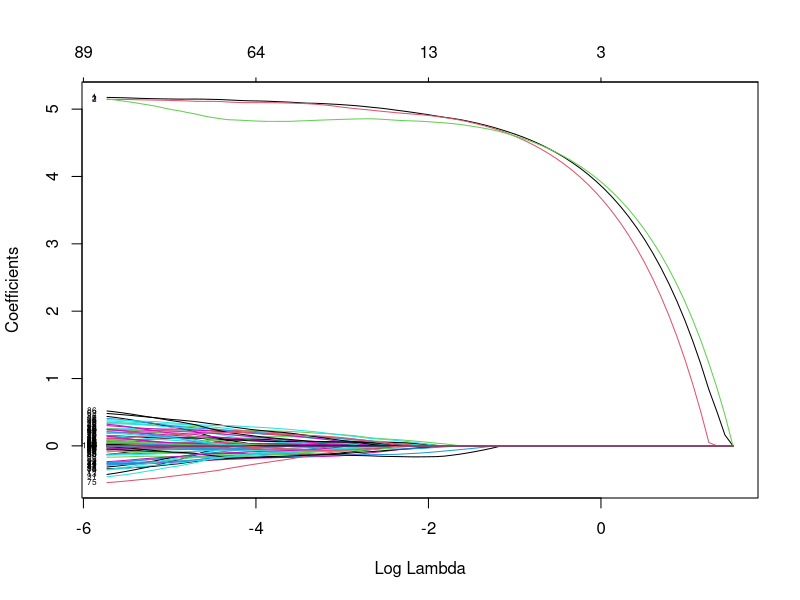
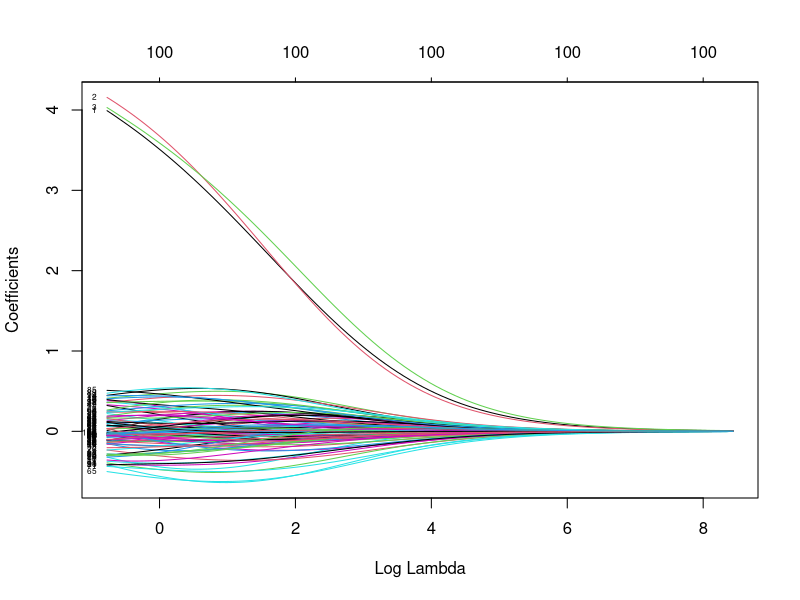
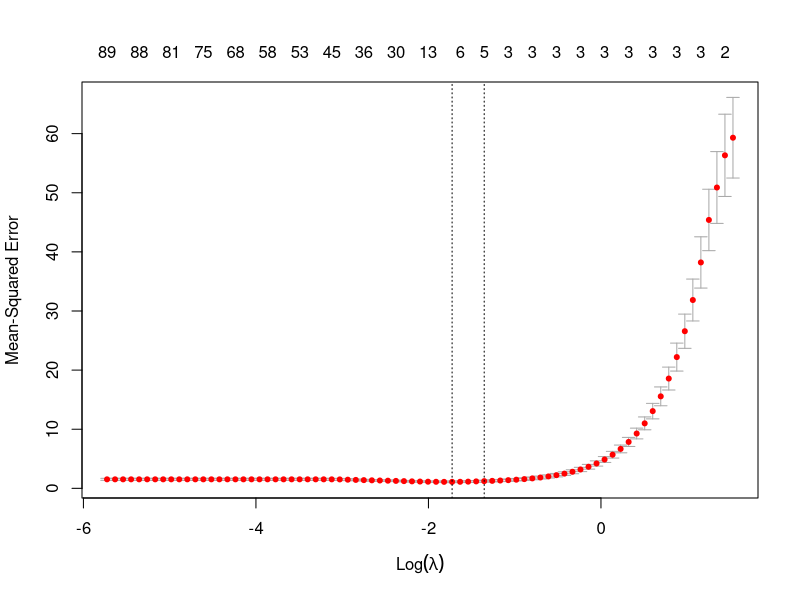
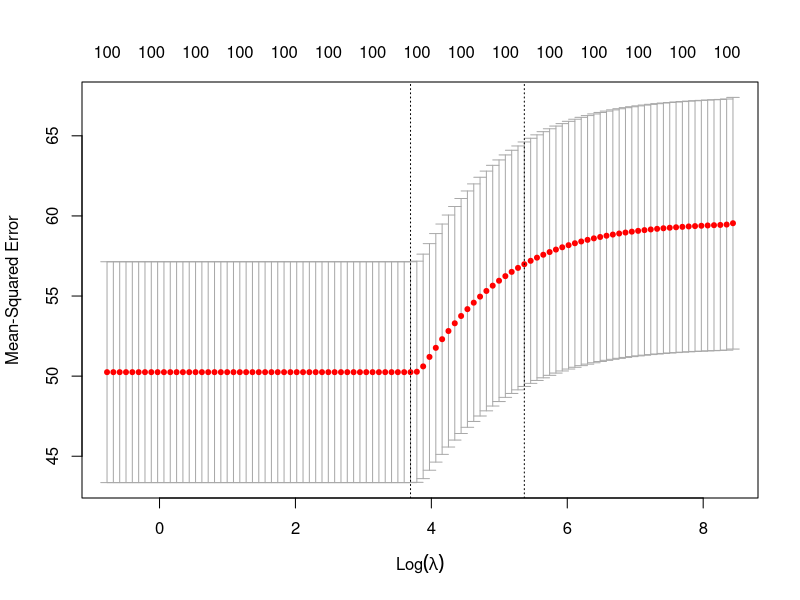
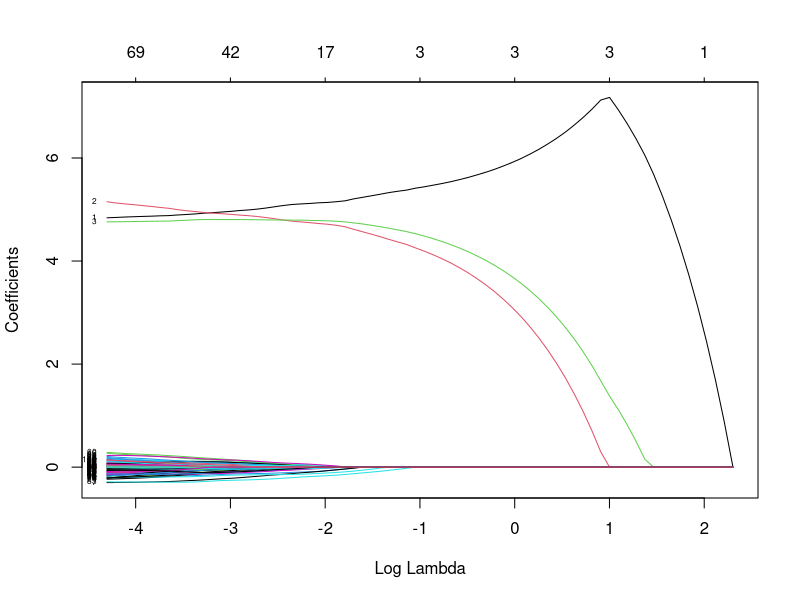
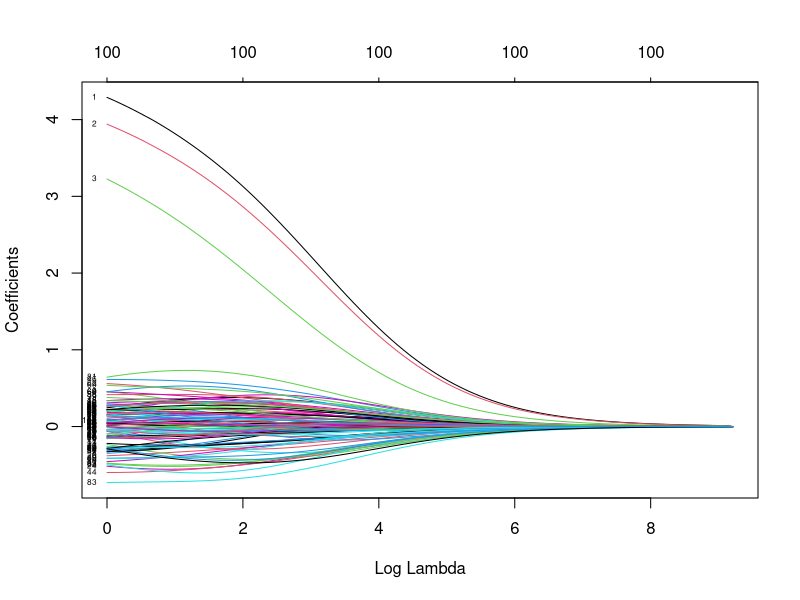
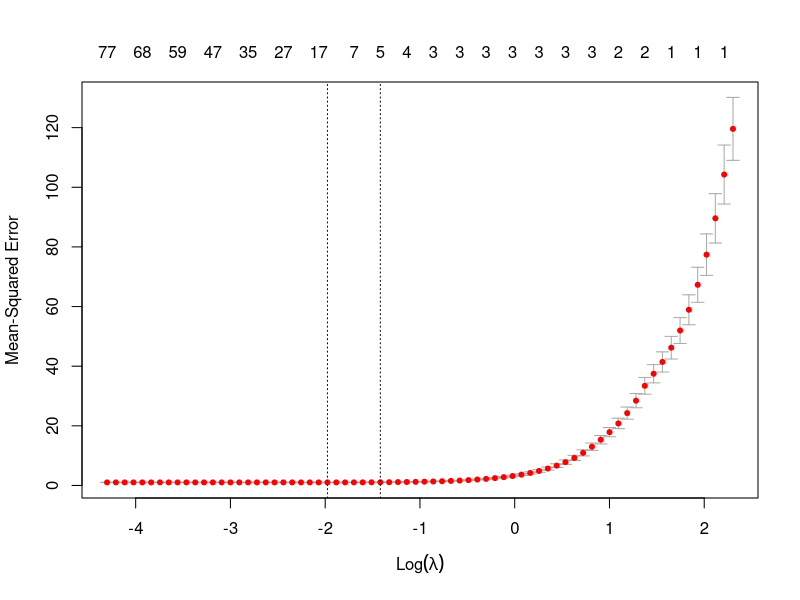
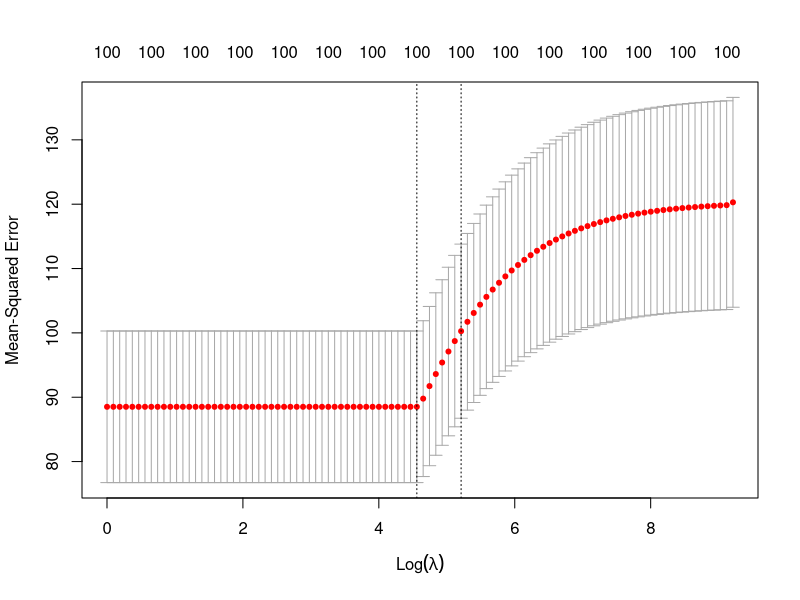

R code for these plots, in order:
## ---- chunk 1
knitr::opts_chunk$set(
  eval = TRUE,
  echo = TRUE,
  warning = FALSE,
  message = FALSE,
  comment = NA,
  dpi = 300
)
## ---- chunk 2
library(glmnet)   # for estimating ridge and lasso
library(MASS)     # for simulating multivariate normal
library(tidyverse) # for wrangling and plotting
## ---- chunk 3
set.seed(1203)
## ---- chunk 4
n <- 100 # sample size
p <- 100 # number of feature
s <- 3   # number of features with non-zero coefficients
## ---- chunk 5
X_ind <- matrix(rnorm(n * p), ncol = p)  # generate independent features
beta  <- c(rep(5, s), rep(0, p - s))     # true coefficients
Y_ind <- X_ind %*% beta + rnorm(n)       # generate response
## ---- chunk 6
Sigma <- matrix(
  c(1,    0.9, 0.2,
    0.9,  1,   0,
    0.2,  0,   1  ),
  nrow = s,
  ncol = s
)  # covariance matrix (positive definite)

cov2cor(Sigma)  # convert covariance to correlation
## ---- chunk 7
X_1   <- mvrnorm(n = n, rep(0, s), Sigma = Sigma)  # generate dependent features
X_2   <- matrix(rnorm(n * (p - s)), ncol = p - s)  # generate independent features
X_dep <- cbind(X_1, X_2)                           # combine dependent and independent features
beta  <- c(rep(5, s), rep(0, p - s))               # true coefficients
Y_dep  <- X_dep %*% beta + rnorm(n)                # generate response
## ---- chunk 8
fit_lasso <- glmnet(X_ind, Y_ind)
plot(fit_lasso, xvar = "lambda", label = TRUE)

fit_ridge <- glmnet(X_ind, Y_ind, alpha = 0)
plot(fit_ridge, xvar = "lambda", label = TRUE)
## ---- chunk 9
cv_lasso <- cv.glmnet(X_ind, Y_ind)
plot(cv_lasso, xvar = "lambda", label = TRUE)

cv_ridge <- cv.glmnet(X_ind, Y_ind, alpha = 0)
plot(cv_ridge, xvar = "lambda", label = TRUE)
## ---- chunk 10
fit_lasso <- glmnet(X_dep, Y_dep)
plot(fit_lasso, xvar = "lambda", label = TRUE)

fit_ridge <- glmnet(X_dep, Y_dep, alpha = 0)
plot(fit_ridge, xvar = "lambda", label = TRUE)
## ---- chunk 11
cv_lasso <- cv.glmnet(X_dep, Y_dep)
plot(cv_lasso, xvar = "lambda", label = TRUE)

cv_ridge <- cv.glmnet(X_dep, Y_dep, alpha = 0)
plot(cv_ridge, xvar = "lambda", label = TRUE)
## ---- chunk 12
y      <- seq(-0.5, 0.5, 0.1)
n      <- length(y)
X      <- diag(n)
lambda <- 0.1
## ---- chunk 13
ols   <- lm(y ~ X - 1)
b_ols <- coef(ols)
## ---- chunk 14
ridge   <- glmnet(X, y, alpha = 0, standardize = TRUE, intercept = FALSE)
b_ridge <- coef(ridge, s = lambda)[2:(n+1),1]
## ---- chunk 15
lasso   <- glmnet(X, y, alpha = 1, standardize = TRUE, intercept = FALSE)
b_lasso <- coef(lasso, s = lambda)[2:(n+1),1]
## ---- chunk 16
bs <- cbind(b_ols,b_lasso,b_ridge) %>%
  as_tibble() 

bs %>% 
  ggplot(aes(x = b_ols)) +
  geom_line(aes(y = b_ols,   color = "ols")) +
  geom_line(aes(y = b_lasso, color = "lasso")) +
  geom_line(aes(y = b_ridge, color = "ridge")) +
  labs(
    x = expression(beta^{OLS}),
    y = "coefficient estimate"
  ) +
  theme_light()
